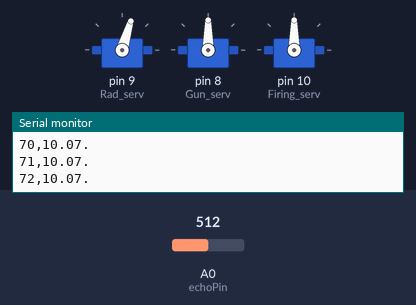
A sketch run on a simulated Arduino Uno, built with avr-gcc and run on an emulated ATmega328P. Parts: 3 × servo, the last lines printed to the serial monitor. The inputs (shaded band) are chosen by the test bench; at power-on: A0 (echoPin) = 512.

Above: at 1.2 s.
1.3 s: A0 (echoPin) set to 69
At 2.1 s:
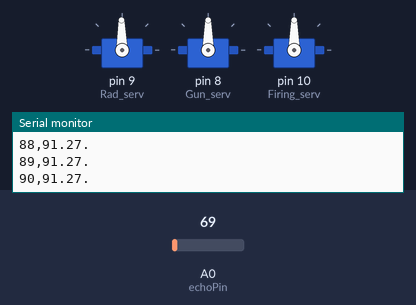
4.3 s: A0 (echoPin) set to 60
At 5.0 s:
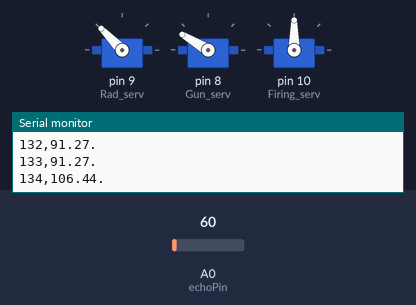
At 9.1 s:
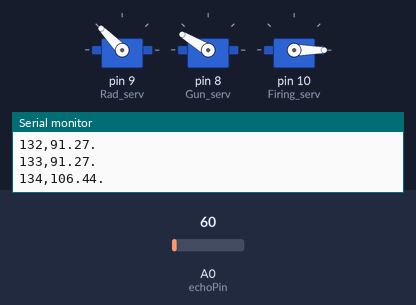
Timing chart, 0 to 17.8 s (numbered marks = the images above; inputs shaded):
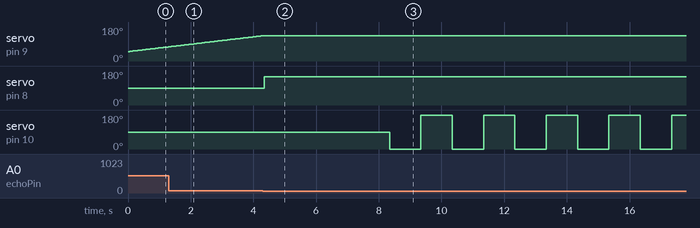

Measured:
- the behaviour switches between 64 and 63 on A0 (echoPin) (found by bisection; images 1 and 2)
- after the input at 4.3 s, servo on pin 9 (Rad_serv): stops changing and stays 134°; servo on pin 8 (Gun_serv): 90° → 149° at once; servo on pin 10 (Firing_serv): alternates 180° for 1.0 s and 0° for 1.0 s, starting after 4.0 s

The sketch:

Radar.ino
```cpp
#include <Servo.h>
#include <math.h>

const int echoPin = A0;
const int thresholdDistance = 200;
const int scanSpeed = 50;

Servo Rad_serv;
Servo Gun_serv;
Servo Firing_serv;

int sensorValue = 0;
float voltage = 0;
float distance = 0;
int pos = 0;
int i = 0;
bool detected = false;

const float gunOffsetX = -10.0;

void setup() {
  Rad_serv.attach(9);
  Gun_serv.attach(8);
  Firing_serv.attach(10);
  Serial.begin(9600);
}

void loop() {
  if (!detected) {
    for (pos = 50; pos <= 180; pos++) {
      Rad_serv.write(pos);
      delay(scanSpeed);
      distance = getDistanceCM(analogRead(echoPin));
      sendSerial(pos, distance);

      if (distance < thresholdDistance && distance > 100) {
        detected = true;
        aimGun(pos, distance);
        delay(3000);
        for (i = 0; i < 5; i++){
            delay(1000);
            Firing_serv.write(0);
            delay(1000);
            Firing_serv.write(180);
        }
        break;
      }
    }

    if (!detected) {
      for (pos = 180; pos >= 50; pos--) {
        Rad_serv.write(pos);
        delay(scanSpeed);
        distance = getDistanceCM(analogRead(echoPin));
        sendSerial(pos, distance);

        if (distance < thresholdDistance && distance > 100) {
          detected = true;
          aimGun(pos, distance);
          delay(3000);
          for (i = 0; i < 5; i++){
            delay(1000);
            Firing_serv.write(0);
            delay(1000);
            Firing_serv.write(180);
          }
          break;
        }
      }
    }
  }
}

float getDistanceCM(int sensorValue) {
  float voltage = sensorValue * (5.0 / 1023.0);
  float distanceCM = 27.61 * pow(voltage, -1.10);
  return distanceCM;
}

void sendSerial(int angle, float dist) {
  Serial.print(angle);
  Serial.print(',');
  Serial.print(dist);
  Serial.println('.');
}


void aimGun(int radarAngle, float targetDistance) {

  float theta = radians(radarAngle);

  float targetX = cos(theta) * targetDistance;
  float targetY = sin(theta) * targetDistance;

  float relX = targetX - gunOffsetX;
  float relY = targetY;

  float gunAngleRad = atan2(relY, relX);
  float gunAngleDeg = degrees(gunAngleRad);

  gunAngleDeg = constrain(gunAngleDeg, 0, 180);

  Gun_serv.write(gunAngleDeg + 20);

}
```
